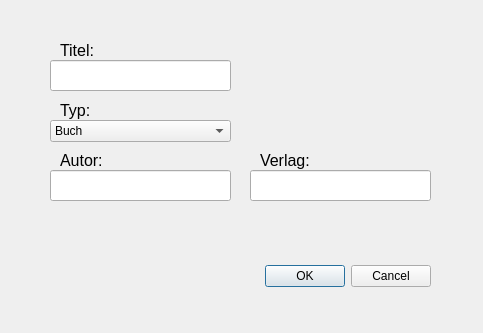
<?xml version="1.0" encoding="UTF-8"?>
<ui version="4.0">
 <class>Dialog2</class>
 <widget class="QDialog" name="Dialog2">
  <property name="geometry">
   <rect>
    <x>0</x>
    <y>0</y>
    <width>483</width>
    <height>333</height>
   </rect>
  </property>
  <property name="windowTitle">
   <string>Dialog</string>
  </property>
  <widget class="QDialogButtonBox" name="buttonBox">
   <property name="geometry">
    <rect>
     <x>90</x>
     <y>260</y>
     <width>341</width>
     <height>32</height>
    </rect>
   </property>
   <property name="orientation">
    <enum>Qt::Horizontal</enum>
   </property>
   <property name="standardButtons">
    <set>QDialogButtonBox::Cancel|QDialogButtonBox::Ok</set>
   </property>
  </widget>
  <widget class="QLineEdit" name="input_title">
   <property name="geometry">
    <rect>
     <x>50</x>
     <y>60</y>
     <width>181</width>
     <height>31</height>
    </rect>
   </property>
   <property name="text">
    <string/>
   </property>
  </widget>
  <widget class="QLabel" name="label">
   <property name="geometry">
    <rect>
     <x>60</x>
     <y>40</y>
     <width>81</width>
     <height>21</height>
    </rect>
   </property>
   <property name="font">
    <font>
     <pointsize>12</pointsize>
    </font>
   </property>
   <property name="text">
    <string>Titel:</string>
   </property>
  </widget>
  <widget class="QComboBox" name="type_select">
   <property name="geometry">
    <rect>
     <x>50</x>
     <y>120</y>
     <width>181</width>
     <height>22</height>
    </rect>
   </property>
   <item>
    <property name="text">
     <string>Buch</string>
    </property>
   </item>
   <item>
    <property name="text">
     <string>CD</string>
    </property>
   </item>
  </widget>
  <widget class="QLabel" name="label_2">
   <property name="geometry">
    <rect>
     <x>60</x>
     <y>100</y>
     <width>81</width>
     <height>21</height>
    </rect>
   </property>
   <property name="font">
    <font>
     <pointsize>12</pointsize>
    </font>
   </property>
   <property name="text">
    <string>Typ:</string>
   </property>
  </widget>
  <widget class="QLabel" name="label_typ1">
   <property name="geometry">
    <rect>
     <x>60</x>
     <y>150</y>
     <width>81</width>
     <height>21</height>
    </rect>
   </property>
   <property name="font">
    <font>
     <pointsize>12</pointsize>
    </font>
   </property>
   <property name="text">
    <string>Autor:</string>
   </property>
  </widget>
  <widget class="QLineEdit" name="input_type1">
   <property name="geometry">
    <rect>
     <x>50</x>
     <y>170</y>
     <width>181</width>
     <height>31</height>
    </rect>
   </property>
   <property name="text">
    <string/>
   </property>
  </widget>
  <widget class="QLabel" name="label_typ2">
   <property name="geometry">
    <rect>
     <x>260</x>
     <y>150</y>
     <width>81</width>
     <height>21</height>
    </rect>
   </property>
   <property name="font">
    <font>
     <pointsize>12</pointsize>
    </font>
   </property>
   <property name="text">
    <string>Verlag:</string>
   </property>
  </widget>
  <widget class="QLineEdit" name="input_type2">
   <property name="geometry">
    <rect>
     <x>250</x>
     <y>170</y>
     <width>181</width>
     <height>31</height>
    </rect>
   </property>
   <property name="text">
    <string/>
   </property>
  </widget>
 </widget>
 <resources/>
 <connections>
  <connection>
   <sender>buttonBox</sender>
   <signal>accepted()</signal>
   <receiver>Dialog2</receiver>
   <slot>accept()</slot>
   <hints>
    <hint type="sourcelabel">
     <x>248</x>
     <y>254</y>
    </hint>
    <hint type="destinationlabel">
     <x>157</x>
     <y>274</y>
    </hint>
   </hints>
  </connection>
  <connection>
   <sender>buttonBox</sender>
   <signal>rejected()</signal>
   <receiver>Dialog2</receiver>
   <slot>reject()</slot>
   <hints>
    <hint type="sourcelabel">
     <x>316</x>
     <y>260</y>
    </hint>
    <hint type="destinationlabel">
     <x>286</x>
     <y>274</y>
    </hint>
   </hints>
  </connection>
 </connections>
</ui>
